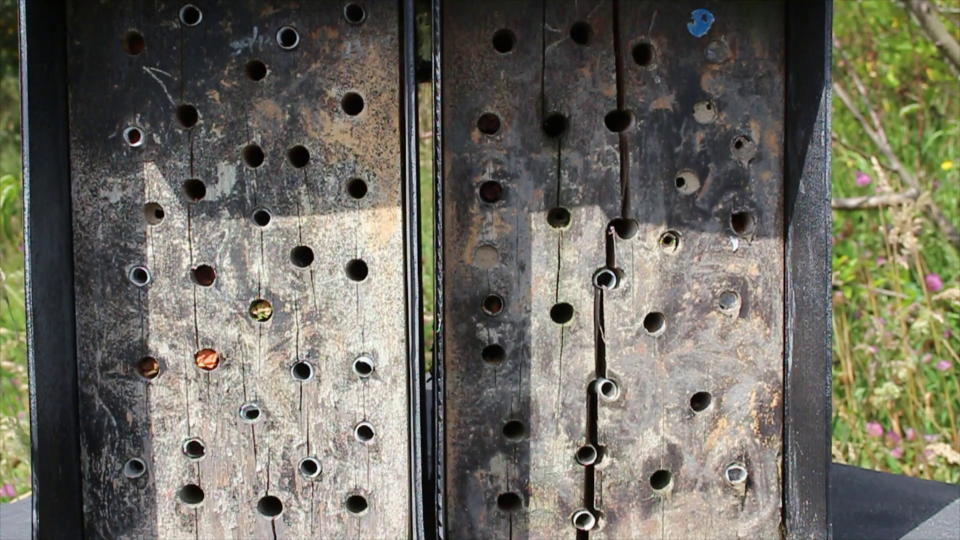
#> input picture frame 3 of photo_detection_bees/bees.mp4, 1920 x 1080 px, given in place of CuartaToma.mp4, which was not available (shown at 1/2 size)
$ python test-contours-v2.py
#> lines starting #> are read from the running program, lines starting #| are printed output that depends on the picture; after the words box and inside, x2 and y2 are one past the last pixel; in counts of white or black regions, pixels touching at a corner belong together; pictures that were not available may be replaced by others from this repository, and a replacement may not be noted
import cv2
import numpy as np


class Circle:
    def __init__(self, x, y, radius):
        self.x = x
        self.y = y
        self.radius = radius


    def areCirclesSuperimposed(self, point_x, point_y, radius):
        dist_x = point_x - self.x if point_x > self.x else self.x - point_x
        dist_y = point_y - self.y if point_y > self.y else self.y - point_y

        distance = dist_x**2 + dist_y**2
        somme_rayons = radius + self.radius

        if distance <= somme_rayons**2:
            return True
        else:
            return False


chemin_video = "C:\\Users\\DEPTEC\\Documents\\abejas\\ABEJA\\videos\\CuartaToma.mp4"

# Ouvrir la vidéo
capture = cv2.VideoCapture(chemin_video)

# Lire la première frame
ret, raw_image = capture.read()
#> raw_image is the input picture: shape (1080, 1920, 3); mean B, G, R 97, 107.7, 110.1
first_frame = raw_image

circles_tab = []

# Vérifier si la lecture de la frame a réussi
if ret:
    cv2.imshow('Original Image', raw_image)
    cv2.waitKey(0)

    bilateral_filtered_image = cv2.bilateralFilter(raw_image, 5, 175, 175)
    cv2.imshow('Bilateral', bilateral_filtered_image)
    cv2.waitKey(0)

    gray_blurred = cv2.blur(bilateral_filtered_image, (5, 5))
    edge_detected_image = cv2.Canny(gray_blurred, 75, 200)
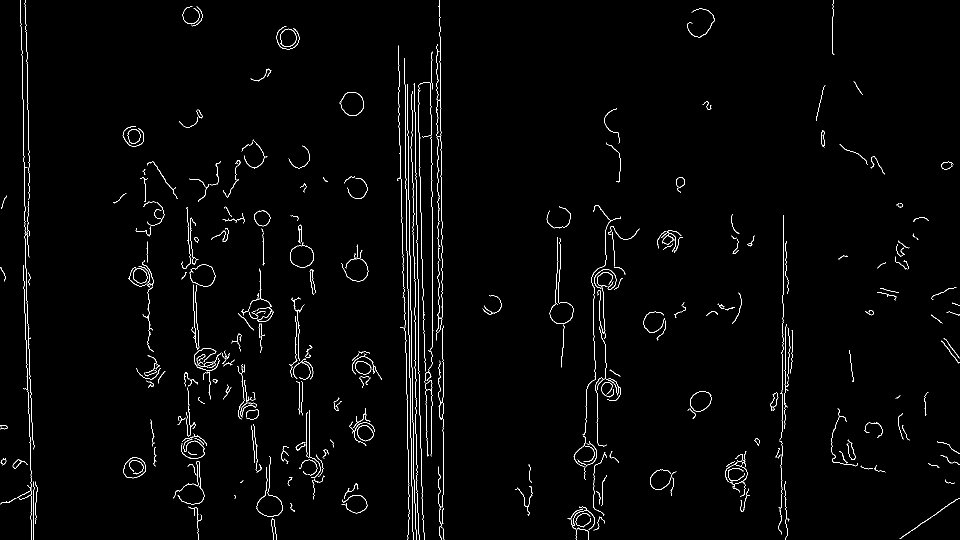
#> edge_detected_image: shape (1080, 1920) (shown at 1/2 size); 1.6% white in thin lines or dots
    cv2.imshow('Edge', edge_detected_image)
    cv2.waitKey(0)

    # [10 lines of commented-out code are left out]

    detected_circles = cv2.HoughCircles(edge_detected_image,
                            cv2.HOUGH_GRADIENT, 1, 20, param1 = 50,
                        param2 = 25, minRadius = 1, maxRadius = 50)
#> detected_circles = 41 rows, first 8: [842.5, 239.5, 33.8], [845.5, 466.5, 42.7], [843.5, 288.5, 33.8], [853.5, 787.5, 33.8], [576.5, 75.5, 22.5], [414.5, 717.5, 23], [849.5, 597.5, 35], [843.5, 336.5, 33.8]

    # Draw circles that are detected.
    if detected_circles is not None:

        # Convert the circle parameters a, b and r to integers.
        detected_circles = np.uint16(np.around(detected_circles))
#> detected_circles = 41 rows, first 8: [842, 240, 34], [846, 466, 43], [844, 288, 34], [854, 788, 34], [576, 76, 22], [414, 718, 23], [850, 598, 35], [844, 336, 34]

        for pt in detected_circles[0, :]:
            a, b, r = pt[0], pt[1], pt[2]
            #print("trying to add circles at a : " + str(a) + " b : " + str(b) + " r : " + str(r))

            if len(circles_tab) == 0:
                circles_tab.append(Circle(a,b,r))
                #print("added first")
                # Draw the circumference of the circle.
                cv2.circle(first_frame, (a, b), r, (0, 255, 0), 2)

                # Draw a small circle (of radius 1) to show the center.
                cv2.circle(first_frame, (a, b), 1, (0, 0, 255), 3)

            else:
                inside = False
                for circle in circles_tab:
                    if circle.areCirclesSuperimposed(a,b,r):# or circle.isPointInside(a,b):
                        inside = True
                        break

                if inside == False:
                    circles_tab.append(Circle(a,b,r))
                    # print("added new")
                    # Draw the circumference of the circle.
                    cv2.circle(first_frame, (a, b), r, (0, 255, 0), 2)

                    # Draw a small circle (of radius 1) to show the center.
                    cv2.circle(first_frame, (a, b), 1, (0, 0, 255), 3)
#> this loop made 41 passes
#> (a, b, r) on passes 2, 4, 5, 6, 7, 8, 9, 10, 12, 14, 16, 17: (846, 466, 43), (854, 788, 34), (576, 76, 22), (414, 718, 23), (850, 598, 35), (844, 336, 34), (840, 718, 24), (604, 744, 23), (1210, 560, 22), (1170, 908, 23), (270, 936, 19), (408, 552, 21)
#> (a, b, r) on passes 3, 11, 13, 15, 18, 19: (844, 288, 34), (846, 364, 36), (850, 310, 34), (850, 642, 33), (846, 420, 33), (858, 618, 29)
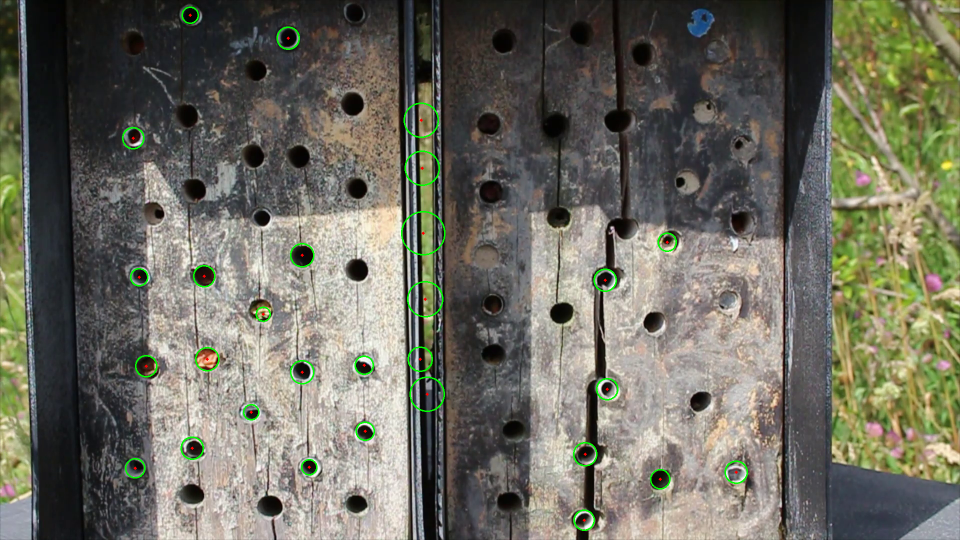
#> first_frame: shape (1080, 1920, 3) (shown at 1/2 size); 0.64% of pixels changed, all inside (x1, y1, x2, y2) = (244, 13, 1496, 1062)


    cv2.imshow('Objects Detected',raw_image)
    cv2.waitKey(0)

$ run again, starting later in the video
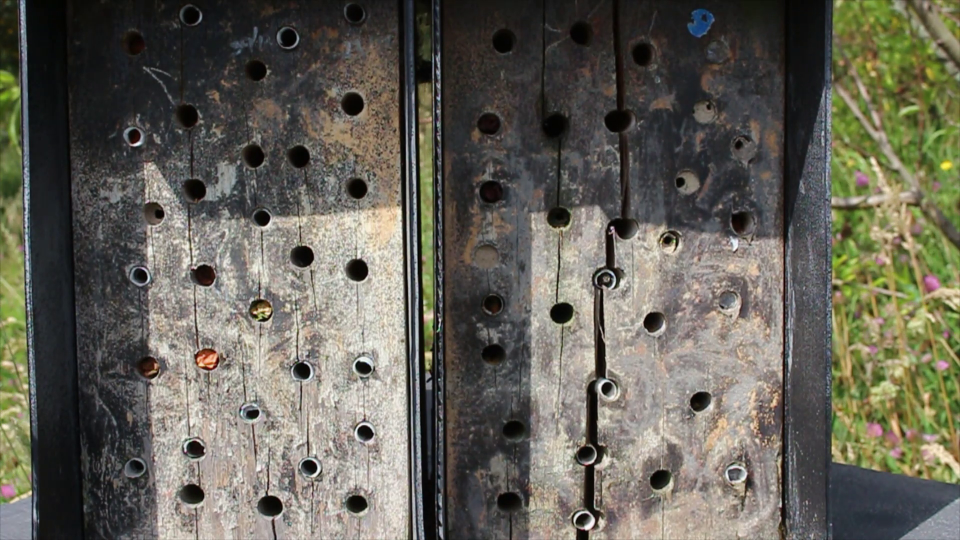
#> input picture frame 16 of photo_detection_bees/bees.mp4, 1920 x 1080 px, given in place of CuartaToma.mp4, which was not available (shown at 1/2 size)
#> raw_image is the input picture: shape (1080, 1920, 3); mean B, G, R 87.7, 98.1, 100.7
#> `edge_detected_image = cv2.Canny(gray_blurred, 75, 200)`:
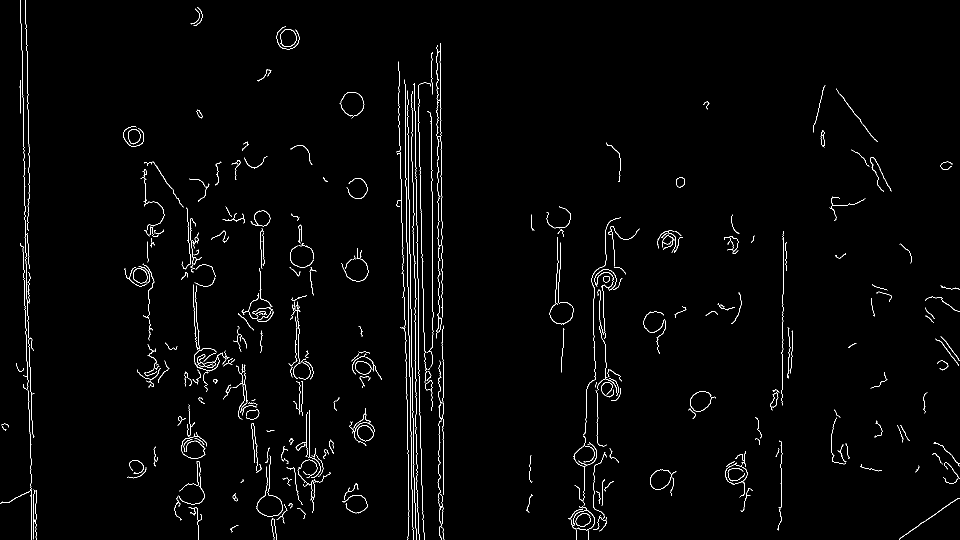
#> edge_detected_image: shape (1080, 1920) (shown at 1/2 size); 1.6% white in thin lines or dots
#> `detected_circles = cv2.HoughCircles(edge_detected_image, cv2.HOUGH_GRA..`: detected_circles = 41 rows, first 8: [844.5, 645.5, 33.8], [848.5, 525.5, 36.1], [846.5, 248.5, 36], [842.5, 211.5, 33.8], [843.5, 314.5, 33.8], [576.5, 75.5, 22.5], [1170.5, 907.5, 23.4], [854.5, 726.5, 32.7]
#> `detected_circles = np.uint16(np.around(detected_circles))`: detected_circles = 41 rows, first 8: [844, 646, 34], [848, 526, 36], [846, 248, 36], [842, 212, 34], [844, 314, 34], [576, 76, 22], [1170, 908, 23], [854, 726, 33]
#> the loop `for pt in detected_circles[0, :]:` made 41 passes
#> (a, b, r) on passes 2, 3, 6, 7, 8, 9, 10, 11: (848, 526, 36), (846, 248, 36), (576, 76, 22), (1170, 908, 23), (854, 726, 33), (846, 416, 33), (1164, 1040, 24), (714, 378, 20)
#> after the loop `for pt in detected_circles[0, :]:`:
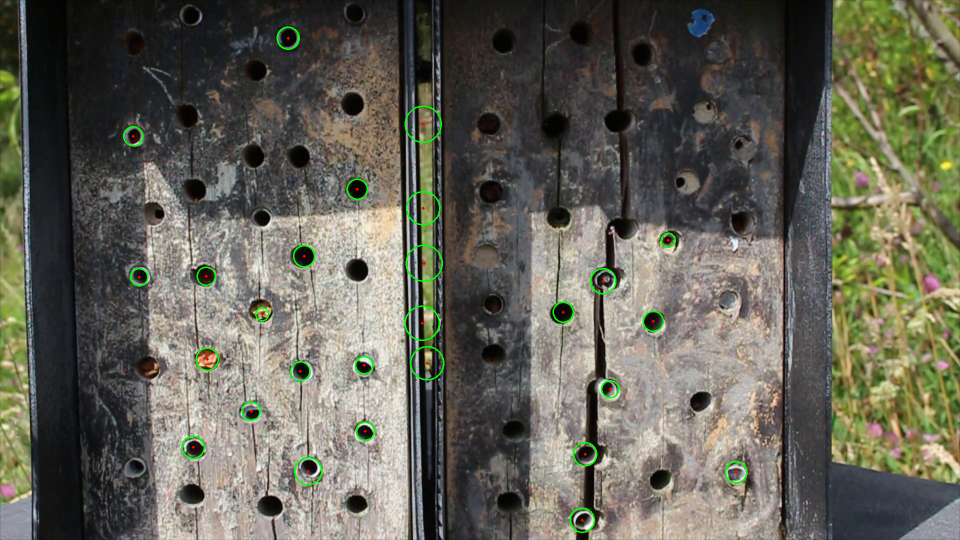
#> first_frame: shape (1080, 1920, 3) (shown at 1/2 size); 0.59% of pixels changed, all inside (x1, y1, x2, y2) = (246, 53, 1495, 1066)

$ run again, starting later in the video
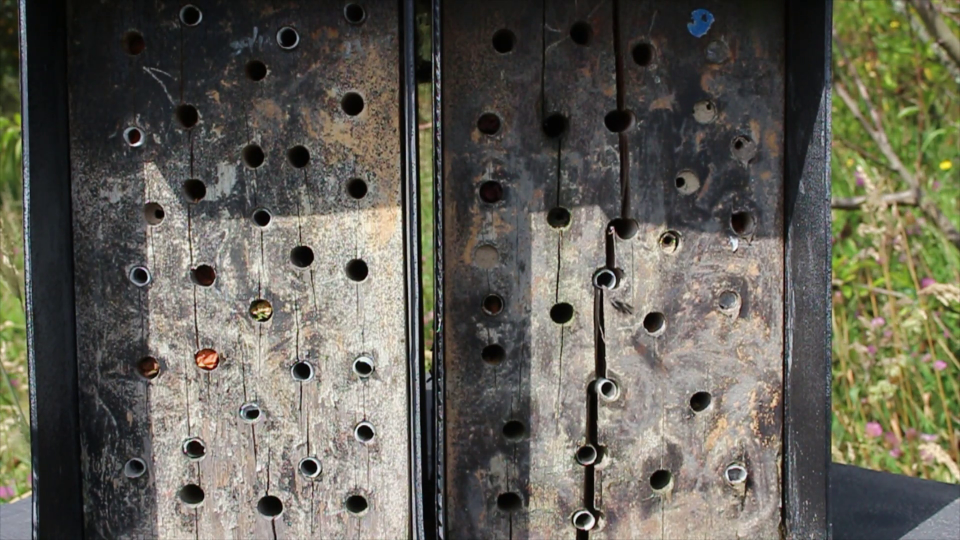
#> input picture frame 29 of photo_detection_bees/bees.mp4, 1920 x 1080 px, given in place of CuartaToma.mp4, which was not available (shown at 1/2 size)
#> raw_image is the input picture: shape (1080, 1920, 3); mean B, G, R 86.9, 97.2, 99.6
#> `edge_detected_image = cv2.Canny(gray_blurred, 75, 200)`:
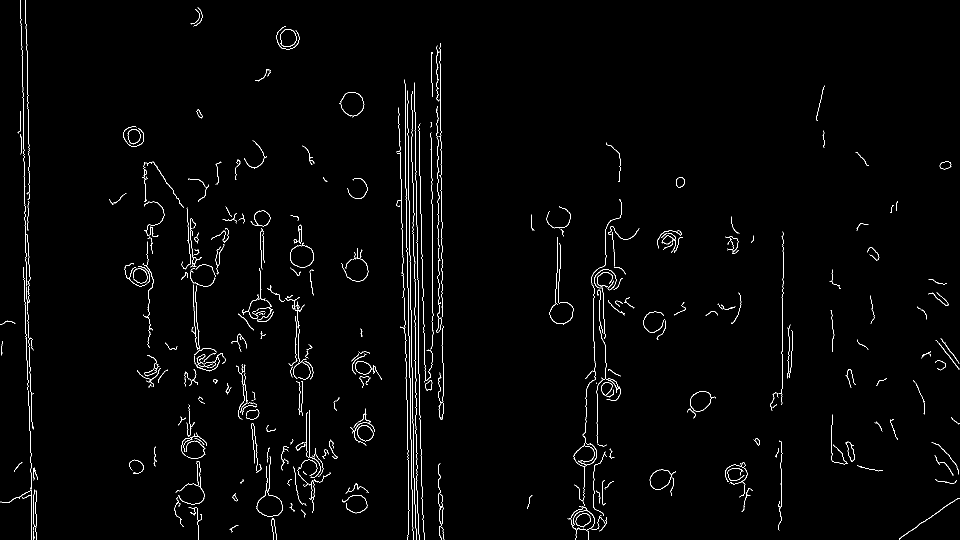
#> edge_detected_image: shape (1080, 1920) (shown at 1/2 size); 1.5% white in thin lines or dots
#> `detected_circles = cv2.HoughCircles(edge_detected_image, cv2.HOUGH_GRA..`: detected_circles = 36 rows, first 8: [845.5, 329.5, 36], [574.5, 74.5, 22.3], [851.5, 663.5, 33.8], [846.5, 387.5, 36], [414.5, 718.5, 21.8], [277.5, 553.5, 17.2], [387.5, 894.5, 21.3], [602.5, 743.5, 22.3]
#> `detected_circles = np.uint16(np.around(detected_circles))`: detected_circles = 36 rows, first 8: [846, 330, 36], [574, 74, 22], [852, 664, 34], [846, 388, 36], [414, 718, 22], [278, 554, 17], [388, 894, 21], [602, 744, 22]
#> the loop `for pt in detected_circles[0, :]:` made 36 passes
#> (a, b, r) on passes 2, 3, 5, 6, 7, 8, 9, 10: (574, 74, 22), (852, 664, 34), (414, 718, 22), (278, 554, 17), (388, 894, 21), (602, 744, 22), (1212, 558, 20), (848, 542, 29)
#> after the loop `for pt in detected_circles[0, :]:`:
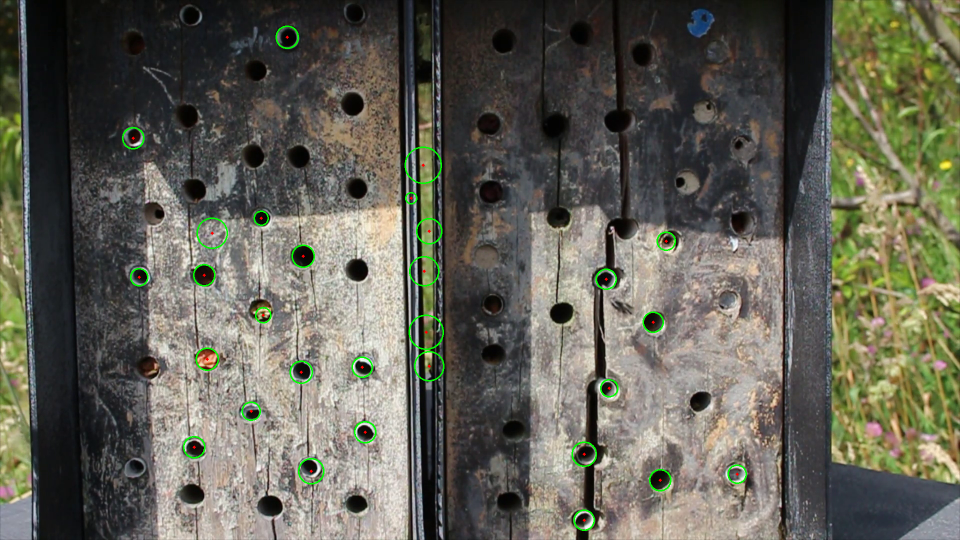
#> first_frame: shape (1080, 1920, 3) (shown at 1/2 size); 0.62% of pixels changed, all inside (x1, y1, x2, y2) = (244, 51, 1494, 1062)
